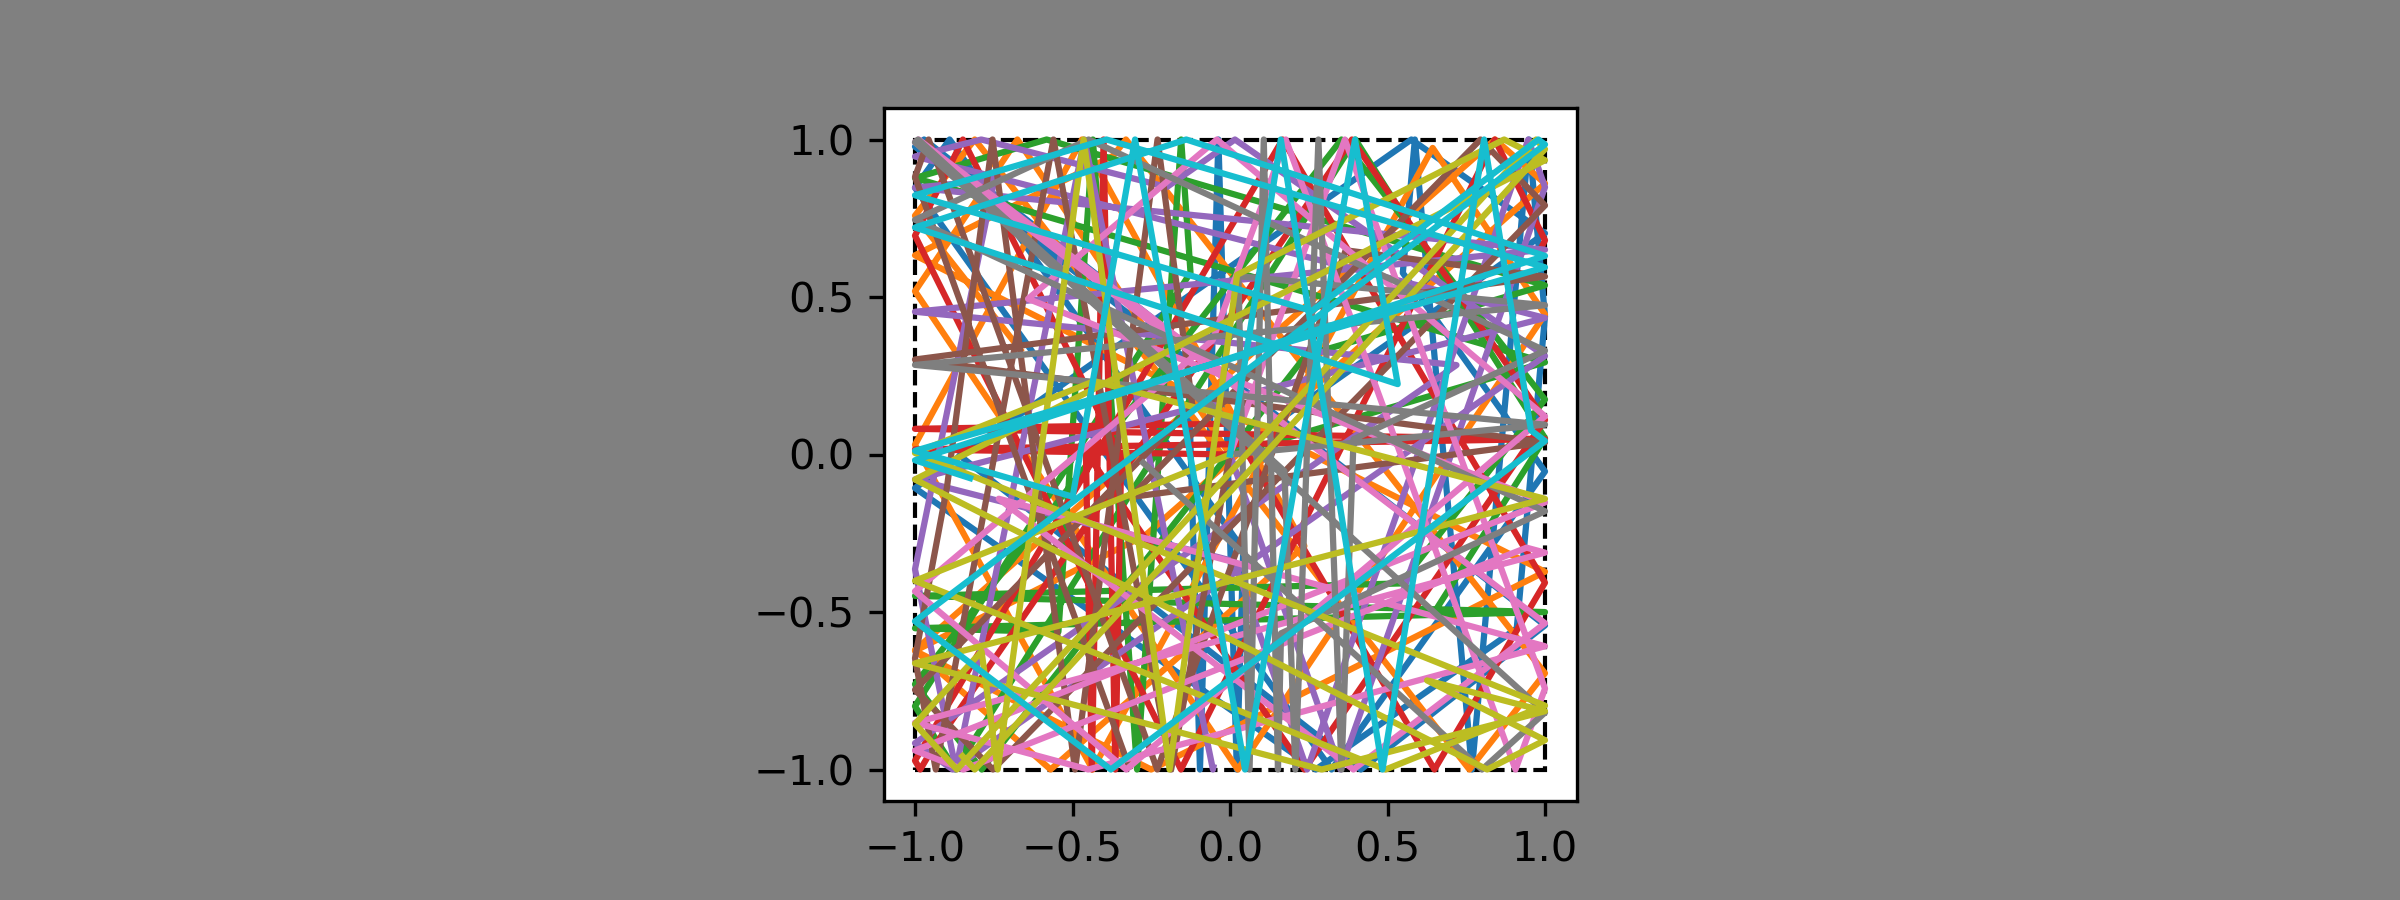

Generate this figure with Python:
# -*- coding: utf-8 -*-

import numpy as np
import pandas as pd
import matplotlib.pyplot as plt
import matplotlib.patches as patches
import matplotlib as mpl
import cycler
from mpl_toolkits.mplot3d import Axes3D


class random_walk():

    def __init__(self, step_number=100, number_of_walks=1, start_x=0,
                 start_y=0, start_z=0, dimensions=2, step_length=1,
                 angles_xy=None, angles_xz=None, angles_xy_p=None,
                 angles_xz_p=None, x_limits=[None, None],
                 y_limits=[None, None], z_limits=[None, None],
                 constraint_counter=1000, wall_mode='exclude'):
        """
        Initialize random walk instances.

        Parameters
        ----------
        step_number : int, optional
            The number of steps in each random walk. The default is 100.
        number_of_walks : int, optional
            The total number of random walks calculated. The default is 1.
        start_x : int or list of int, optional
            The start x positions of the random walks calculated. Can either be
            a single integer value (so that all random walks have the same
            starting x coordinate) or a list of integers with a length equal
            to number_of_walks (thus explicitly giving the starting x
            coordinate of each random walk). The default is 0.
        start_y : int or list of int, optional
            The start y positions of the random walks calculated. Can either be
            a single integer value (so that all random walks have the same
            starting y coordinate) or a list of integers with a length equal
            to number_of_walks (thus explicitly giving the starting y
            coordinate of each random walk). Only relevant if dimensions >= 2.
            The default is 0.
        start_z : int or list of int, optional
            The start z positions of the random walks calculated. Can either be
            a single integer value (so that all random walks have the same
            starting z coordinate) or a list of integers with a length equal
            to number_of_walks (thus explicitly giving the starting z
            coordinate of each random walk). Only relevant if dimensions == 3.
            The default is 0.
        dimensions : int, optional
            The dimensionality of the space in which the random walk is
            calculated. Allowed values are in [1, 2, 3]. The default is 2.
        step_length : float, optional
            The length of each step in the random walks. All steps have equal
            lengths. The default is 1.
        angles_xy : list of floats, optional
            A list containing the allowed angles (given in radian) in the
            xy-plane for each step in the random walks. Values should be in the
            interval [0, 2*pi]. The default is None, meaning that all angles
            are allowed.
        angles_xz : list of floats, optional
            A list containing the allowed angles (given in radian) in the
            xz-plane for each step in the random walks. Values should be in the
            interval [0, 2*pi]. The default is None, meaning that all angles
            are allowed.
        angles_xy_p : list of floats, optional
            Only relevant if angles_xy is given. Relative probabilities of
            angles in angles_xy. Thus, non-uniform probability density
            functions of allowed angles can be realized. If a list, it must
            have the same length like angles_xy. The default is None, meaning
            that all angles occur with equal probabilities.
        angles_xz_p : list of floats, optional
            Only relevant if angles_xz is given. Relative probabilities of
            angles in angles_xz. Thus, non-uniform probability density
            functions of allowed angles can be realized. If a list, it must
            have the same length like angles_xz. The default is None, meaning
            that all angles occur with equal probabilities.
        x_limits : list of float, optional
            A list containing two elements defining the minimum and maximum
            allowed values of random walk x coordinates. The default is None,
            meaning that there is no constraint on the x coordinate (all values
            are allowed).
        y_limits : list of float, optional
            A list containing two elements defining the minimum and maximum
            allowed values of random walk y coordinates. The default is None,
            meaning that there is no constraint on the y coordinate (all values
            are allowed).
        z_limits : list of float, optional
            A list containing two elements defining the minimum and maximum
            allowed values of random walk z coordinates. The default is None,
            meaning that there is no constraint on the z coordinate (all values
            are allowed).
        constraint_counter : int, optional
            With wall_mode 'exclude', this gives the maximum number of
            iterations allowed to generate new coordinates for points violating
            the constraints defined by x_limits, y_limits and z_limits. The
            default is 1000.
        wall_mode : str, optional
            Decides how to handle points that violate the constraints defined
            by x_limits, y_limits and z_limits. Allowed values are 'exclude'
            and 'reflect'. With 'exclude', new data points are calculated
            randomly until all data point satisfy the constraints (with maximum
            iterations defined in constraint_counter). With 'reflect', the
            random walks are reflected on the walls of the box defined by the
            constraints (not functional yet). The default is 'exclude'.

        Returns
        -------
        None.

        """

        # General parameters for random walk calculation
        self.step_number = step_number
        self.dimensions = dimensions
        self.number_of_walks = number_of_walks
        self.constraint_counter = constraint_counter
        self.wall_mode = wall_mode

        # Start coordinates for random walks. Can be a scalar or a list.
        self.start_x = start_x
        self.start_y = start_y
        self.start_z = start_z

        # Parameters which define the change of coordinates with each step.
        # Given in polar coordinates, 0 <= angles_xy <= 2*Pi;
        # 0<= angles_xz <= Pi
        self.step_length = step_length
        self.angles_xy = angles_xy
        self.angles_xz = angles_xz

        # Probabilities of the different angles
        if angles_xy_p is not None:
            self.angles_xy_p = angles_xy_p/np.sum(angles_xy_p)
        else:
            self.angles_xy_p = angles_xy_p

        if angles_xz_p is not None:
            self.angles_xz_p = angles_xz_p/np.sum(angles_xz_p)
        else:
            self.angles_xz_p = angles_xz_p

        self.x_limits = x_limits
        self.y_limits = y_limits
        self.z_limits = z_limits

        self.generate_walk_coordinates()

        # End to end distances are calculated as Euclidean distance (real) and
        # as square root of mean of squared differences
        self.end2end_real = np.sqrt((self.x[0, :] - self.x[-1, :])**2 +
                                    (self.y[0, :] - self.y[-1, :])**2 +
                                    (self.z[0, :] - self.z[-1, :])**2)
        self.end2end = np.sqrt(np.mean((self.x[0, :] - self.x[-1, :])**2) +
                               np.mean((self.y[0, :] - self.y[-1, :])**2) +
                               np.mean((self.z[0, :] - self.z[-1, :])**2))

    def generate_walk_coordinates(self):

        self.x = np.zeros((self.step_number+1, self.number_of_walks))
        self.y = np.zeros((self.step_number+1, self.number_of_walks))
        self.z = np.zeros((self.step_number+1, self.number_of_walks))

        if self.wall_mode == 'reflect':
            self.reflect_x = pd.DataFrame(
                [[[] for _ in range(self.number_of_walks)] for _ in range(self.step_number+1)],
                index=np.arange(self.step_number+1),
                columns=np.arange(self.number_of_walks))
            self.reflect_y = pd.DataFrame(
                [[[] for _ in range(self.number_of_walks)] for _ in range(self.step_number+1)],
                index=np.arange(self.step_number+1),
                columns=np.arange(self.number_of_walks))
            self.reflect_z = pd.DataFrame(
                [[[] for _ in range(self.number_of_walks)] for _ in range(self.step_number+1)],
                index=np.arange(self.step_number+1),
                columns=np.arange(self.number_of_walks))

        self.x[0] = self.start_x
        self.y[0] = self.start_y
        self.z[0] = self.start_z

        for curr_step in range(self.step_number):
            curr_x_step, curr_y_step, curr_z_step = self.calc_next_steps(
                    self.number_of_walks)
            self.x[curr_step+1] = self.x[curr_step] + curr_x_step
            self.y[curr_step+1] = self.y[curr_step] + curr_y_step
            self.z[curr_step+1] = self.z[curr_step] + curr_z_step

            constraint_violated = self.check_constraints(
                self.x[curr_step+1], self.y[curr_step+1], self.z[curr_step+1])

            if self.wall_mode == 'exclude':
                counter = np.zeros((self.number_of_walks))
                constraint_violated = np.sum(constraint_violated, axis=0, dtype='bool')
                while any(constraint_violated):
                    curr_x_step, curr_y_step, curr_z_step = self.calc_next_steps(
                        np.sum(constraint_violated))

                    self.x[curr_step+1, constraint_violated] = (
                        self.x[curr_step, constraint_violated] + curr_x_step)
                    self.y[curr_step+1, constraint_violated] = (
                        self.y[curr_step, constraint_violated] + curr_y_step)
                    self.z[curr_step+1, constraint_violated] = (
                        self.z[curr_step, constraint_violated] + curr_z_step)

                    constraint_violated = np.sum(self.check_constraints(
                        self.x[curr_step+1], self.y[curr_step+1],
                        self.z[curr_step+1]), axis=0, dtype='bool')

                    counter[constraint_violated] += 1
                    assert not any(
                        counter[constraint_violated] >= self.constraint_counter), (
                            'Maximum number of iterations caused by constraints is'
                            ' reached. Probably, one of the random walks is stuck '
                            'in one of the edges of the allowed space.')

            elif self.wall_mode == 'reflect':
                constraint_violated = np.sum(constraint_violated, axis=0, dtype='bool')

                p_prev = np.concatenate([
                   [self.x[curr_step, constraint_violated]],
                   [self.y[curr_step, constraint_violated]],
                   [self.z[curr_step, constraint_violated]]], axis=0).T

                p_viol = np.concatenate([
                    [self.x[curr_step+1, constraint_violated]],
                    [self.y[curr_step+1, constraint_violated]],
                    [self.z[curr_step+1, constraint_violated]]], axis=0).T

                x_corr = np.empty_like(self.x[curr_step+1, constraint_violated])
                y_corr = np.empty_like(self.y[curr_step+1, constraint_violated])
                z_corr = np.empty_like(self.z[curr_step+1, constraint_violated])
                for curr_idx, (curr_prev, curr_viol) in enumerate(zip(p_prev, p_viol)):
                    if self.dimensions == 2:
                        z_limi = [curr_prev[2], curr_prev[2]]
                    _, p_re, _ = reflect(
                        [curr_prev], [curr_viol], limits={'x': self.x_limits,
                                                          'y': self.y_limits,
                                                          'z': z_limi})
                    x_corr[curr_idx] = p_re[0]
                    y_corr[curr_idx] = p_re[1]
                    z_corr[curr_idx] = p_re[2]
                self.x[curr_step+1, constraint_violated] = x_corr
                self.y[curr_step+1, constraint_violated] = y_corr
                self.z[curr_step+1, constraint_violated] = z_corr


            else:
                raise ValueError(
                    'wall_mode must either be \'reflect\' or \'exclude\', '
                    'but is \'{}\'.'.format(self.wall_mode))

    def calc_next_steps(self, step_number):
        # First, the angles in the xy-plane are calculated.
        if self.dimensions == 1:
            random_walk_angles_xy = np.random.choice(
                [0, np.pi], size=(step_number), p=self.angles_xy_p)
        elif self.dimensions == 2 or self.dimensions == 3:
            if self.angles_xy is None:
                random_walk_angles_xy = np.random.uniform(0, 2*np.pi,
                                                          (step_number))
            else:
                random_walk_angles_xy = np.random.choice(
                    self.angles_xy, size=(step_number), p=self.angles_xy_p)
        else:
            raise ValueError(
                'Dimensions must be in [1, 2, 3], but is {}.'.format(
                    self.dimensions))

        # Second, the angles in the xz-plane are calculated.
        if self.dimensions == 1 or self.dimensions == 2:
            random_walk_angles_xz = np.full(
                ((step_number)), np.pi/2)
        elif self.dimensions == 3:
            if self.angles_xz is None:
                random_walk_angles_xz = np.random.uniform(0, 2*np.pi,
                                                          (step_number))
            else:
                random_walk_angles_xz = np.random.choice(
                    self.angles_xz, size=(step_number), p=self.angles_xz_p)

        # Polar coordinates are converted to cartesian coordinates
        curr_x_step = (
            np.cos(random_walk_angles_xy) * np.sin(random_walk_angles_xz) *
            self.step_length)
        curr_y_step = (
            np.sin(random_walk_angles_xy) * np.sin(random_walk_angles_xz) *
            self.step_length)
        curr_z_step = (np.cos(random_walk_angles_xz) * self.step_length)

        return (curr_x_step, curr_y_step, curr_z_step)

    def check_constraints(self, curr_x, curr_y, curr_z):
        assert len(curr_x) == len(curr_y) == len(curr_z), 'Arrays must have equal lengths.'
        constraint_violated = np.full((6, len(curr_x)), False)

        for curr_idx, (curr_values, curr_limits) in enumerate(zip(
                [curr_x, curr_y, curr_z],
                [self.x_limits, self.y_limits, self.z_limits])):
            if not all(lim is None for lim in curr_limits):
                constraint_violated[curr_idx*2] = (curr_values < curr_limits[0])
                constraint_violated[curr_idx*2+1] = (curr_values > curr_limits[1])

        return constraint_violated


def reflect(start, end, limits):
    # The datapoints defining the lines to be reflected
    start = np.asarray(start)
    end = np.asarray(end)
    if start.shape == end.shape:
        dimensions = start.shape[1]
    else:
        raise ValueError(
            'Arrays for start and end point must have the same shapes.')

    # characteristics of the datapoints defining the lines to be reflected on
    # the borders of the allowed space
    point_diff = end - start
    direction = np.sign(point_diff).astype('int')

    # characteristics of the box limiting the allowed space
    limits = np.array([limits[ii] for ii in ['x', 'y', 'z'][:dimensions]]).T#pd.DataFrame.from_dict(limits)
    box_diff = np.abs(limits[1, :] - limits[0, :])
    # print(limits)


    # coordinates of the reflection points and the coordinate limit that causes
    # reflection
    reflect = [[[] for _ in range(dimensions)] for _ in range(start.shape[0])]
    reflect_type = [[] for _ in range(start.shape[0])]

    # calculate the intersection of the line between the points with the
    # lines of a grid formed by repeating the box limiting the allowed
    # space. This gives the coordinates of reflection points.
    for ii in range(dimensions):
        n = np.abs(direction[:, ii]) * (1/2*direction[:, ii]+1/2) #if direction[0, ii] != 0 else 0
        grid = limits[0, ii] + n*box_diff[ii]
        print('dim: ', ii)
        for curr_point in range(start.shape[0]):
            while abs(grid[curr_point]) < end[curr_point, ii]:
                if curr_point == 3:
                    print('n: ', n[curr_point])
                lambd = (grid[curr_point]-end[curr_point, ii])/point_diff[curr_point, ii]
                for jj in range(dimensions):
                    if jj != ii:
                        reflect[curr_point][jj].append(end[curr_point, jj] + lambd*point_diff[curr_point, jj])
                    else:
                        if curr_point == 3:
                            print('grid: ', grid[curr_point])
                        reflect[curr_point][ii].append(grid[curr_point])
                reflect_type[curr_point].append(ii)
                n[curr_point] += direction[curr_point, ii]
                grid[curr_point] = limits[0, ii] + n[curr_point]*box_diff[ii]

    # sort the reflection coordinates
    sort_idx = [np.argsort(reflect[curr_point][0])[::direction[curr_point, 0]] for curr_point in range(start.shape[0])]
    reflect = [[np.array(reflect[curr_point][ii])[sort_idx[curr_point]] for ii in range(dimensions)] for curr_point in range(start.shape[0])]
    reflect_type = [np.array(reflect_type[curr_point])[sort_idx[curr_point]] for curr_point in range(start.shape[0])]

    # Calculate the reflection points on the box faces
    re_box = [[reflect[curr_point][ii].copy() for ii in range(dimensions)] for curr_point in range(start.shape[0])]
    for curr_point in range(start.shape[0]):
        if reflect[curr_point][0].size != 0:
            for ii, r_type in enumerate(reflect_type[curr_point][:-1]):
                re_box[curr_point][r_type][ii+1:] = -(re_box[curr_point][r_type][ii+1:] -
                                                      re_box[curr_point][r_type][ii]) + re_box[curr_point][r_type][ii]

    # calculate the final coordinates
    final = np.zeros_like(start)
    for curr_point in range(start.shape[0]):
        if reflect_type[curr_point].size != 0:
            for ii in range(dimensions):
                if any(reflect_type[curr_point] == ii):
                    coords = re_box[curr_point][ii][reflect_type[curr_point] == ii]
                    rest = abs(point_diff[curr_point, ii]) - (
                        (reflect_type[curr_point] == ii).sum()-1)*box_diff[ii] - abs(
                            start[curr_point, ii]-coords[0])
                    if coords[-1] == limits[0, ii]:
                        final[curr_point, ii] = limits[0, ii] + rest
                    else:
                        final[curr_point, ii] = limits[1, ii] - rest
                else:
                    final[curr_point, ii] = end[curr_point, ii]

    return (re_box, final, reflect_type, reflect, direction)

if __name__ == "__main__":

    n=1
    # random_walk = random_walk(
    #     step_number=100,
    #     step_length=1,
    #     number_of_walks=n,
    #     start_x=3,
    #     start_y=10,
    #     start_z=2,
    #     dimensions=3,
    #     angles_xy=[np.pi/2, np.pi, 3/2*np.pi, 2*np.pi],
    #     angles_xz=[np.pi/4, np.pi*3/4],
    #     angles_xz_p=[1, 1])
    # random_walk = random_walk(
    #     step_number=100,
    #     step_length=1,
    #     number_of_walks=20000,
    #     start_x=3,
    #     start_y=10,
    #     start_z=2,
    #     dimensions=3)
    random_walk = random_walk(
        step_number=1, wall_mode='reflect',
        number_of_walks=n, x_limits=[-1, 1], y_limits=[-1,1], dimensions=2, step_length=5)#,angles_xy=[np.pi/2, np.pi, 3/2*np.pi, 2*np.pi])
    print(random_walk.end2end)
    
    # color = mpl.cm.summer(np.linspace(0, 0.9, n))
    # mpl.rcParams['axes.prop_cycle'] = cycler.cycler('color', color)
    
    fig1, ax1 = plt.subplots(1, figsize=(8,3), dpi=300)
    
    x_values = np.array(list(zip(random_walk.reflect_x.values, random_walk.x))).ravel()
    y_values = np.array(list(zip(random_walk.reflect_y.values, random_walk.y))).ravel()
    x_plot = []
    y_plot = []
    for curr_walk in range(n):
        curr_x_combined = x_values[curr_walk::n]
        curr_y_combined = y_values[curr_walk::n]
        x_plot.append(np.concatenate([np.array([ii]).ravel() for ii in curr_x_combined]))
        y_plot.append(np.concatenate([np.array([ii]).ravel() for ii in curr_y_combined]))
    
    # x_values = np.array(list(zip(random_walk.reflect_x, random_walk.x))).ravel()
    # y_values = np.array(list(zip(random_walk.reflect_y, random_walk.y))).ravel()
    # x_values = x_values[~np.isnan(x_values)]
    # y_values = y_values[~np.isnan(y_values)]
        ax1.plot(x_plot[curr_walk], y_plot[curr_walk], ls='-', lw=1, marker='o')
        ax1.plot(np.concatenate(random_walk.reflect_x[curr_walk].values),
                 np.concatenate(random_walk.reflect_y[curr_walk].values), ls='none', marker='o', c='r')

    box = patches.Rectangle((random_walk.x_limits[0], random_walk.y_limits[0]),
                            random_walk.x_limits[1]-random_walk.x_limits[0],
                            random_walk.y_limits[1]-random_walk.y_limits[0],
                            linewidth=1, edgecolor='k', facecolor='none', ls='--')
    ax1.add_patch(box)
    ax1.set_aspect('equal', adjustable='box')
    # ax1.set_axis_off()
    fig1.set_facecolor('grey')
    fig1.savefig('random_walk.png')
    
    # fig2 = plt.figure()
    # ax2 = fig2.gca(projection='3d')
    # ax2.plot(xs=random_walk.x[:, 0],
    #          ys=random_walk.y[:, 0],
    #          zs=random_walk.z[:, 0])
    # plt.figure(1)
    # plt.hist(random_walk.end2end_real,bins=100)
